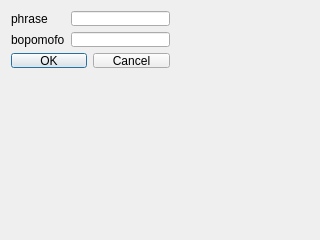
<?xml version="1.0" encoding="UTF-8"?>
<ui version="4.0">
 <class>AddNewPhraseDialog</class>
 <widget class="QDialog" name="AddNewPhraseDialog">
  <property name="geometry">
   <rect>
    <x>0</x>
    <y>0</y>
    <width>320</width>
    <height>240</height>
   </rect>
  </property>
  <property name="minimumSize">
   <size>
    <width>320</width>
    <height>240</height>
   </size>
  </property>
  <property name="maximumSize">
   <size>
    <width>320</width>
    <height>240</height>
   </size>
  </property>
  <property name="windowTitle">
   <string>Add new user phrase</string>
  </property>
  <widget class="QWidget" name="centralWidget">
   <property name="geometry">
    <rect>
     <x>0</x>
     <y>0</y>
     <width>181</width>
     <height>79</height>
    </rect>
   </property>
   <layout class="QGridLayout" name="gridLayout">
    <property name="sizeConstraint">
     <enum>QLayout::SetDefaultConstraint</enum>
    </property>
    <item row="0" column="0">
     <widget class="QLabel" name="labelPhrase">
      <property name="text">
       <string>phrase</string>
      </property>
     </widget>
    </item>
    <item row="0" column="1">
     <widget class="QLineEdit" name="phrase"/>
    </item>
    <item row="1" column="0">
     <widget class="QLabel" name="labelBopomofo">
      <property name="text">
       <string>bopomofo</string>
      </property>
     </widget>
    </item>
    <item row="1" column="1">
     <widget class="QLineEdit" name="bopomofo"/>
    </item>
    <item row="2" column="0" colspan="2">
     <widget class="QDialogButtonBox" name="buttonBox">
      <property name="standardButtons">
       <set>QDialogButtonBox::Cancel|QDialogButtonBox::Ok</set>
      </property>
     </widget>
    </item>
   </layout>
  </widget>
 </widget>
 <layoutdefault spacing="6" margin="11"/>
 <resources/>
 <connections/>
</ui>
